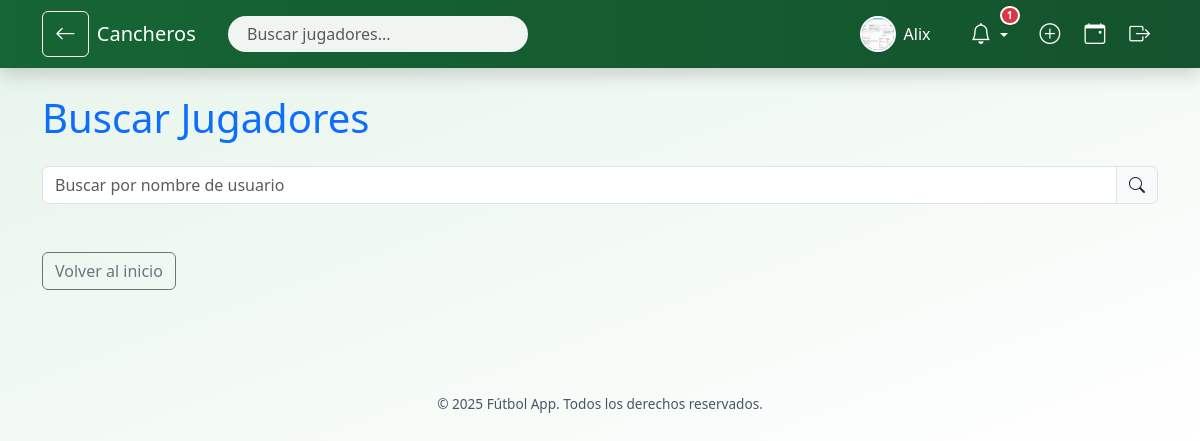
Page /buscar (signed in) on the committed database.
### models.py (models this page shows, shortened)
class User(UserMixin, db.Model):
    __tablename__ = 'user'
    id = db.Column(db.Integer, primary_key=True)
    username = db.Column(db.String(100), unique=True, nullable=False)
    password = db.Column(db.String(200), nullable=False)
    foto_perfil = db.Column(db.String(120), default='default.jpg')
    calificaciones_recibidas = db.relationship(
        'Calificacion', foreign_keys='Calificacion.evaluado_id',
        back_populates='evaluado', lazy='dynamic'
    )
    calificaciones_realizadas = db.relationship(
        'Calificacion', foreign_keys='Calificacion.evaluador_id',
        back_populates='evaluador', lazy='dynamic'
    )
    inscripciones = db.relationship('Inscripcion', back_populates='user', lazy='dynamic')
    partidos_creados = db.relationship('Partido', back_populates='organizador', lazy='dynamic')
    amistades_enviadas = db.relationship('Amistad',
                                         foreign_keys='Amistad.usuario_id',
                                         backref='solicitante', lazy='dynamic')
    amistades_recibidas = db.relationship('Amistad',
                                          foreign_keys='Amistad.amigo_id',
                                          backref='receptor', lazy='dynamic')

### app.py (the view)
@app.route('/buscar')
@login_required
def buscar():
    query = request.args.get('q', '')
    resultados = []
    if query:
        resultados = User.query.filter(User.username.ilike(f"%{query}%"), User.id != current_user.id).all()
    return render_template('buscar.html', query=query, resultados=resultados, amistades_enviadas=current_user.amistades_enviadas)

### app.py (called while the page is built)
@login_manager.user_loader
def load_user(user_id):
    return User.query.get(int(user_id))

@app.context_processor
def utility_processor():
    def calificacion_jugador_en_partido(jugador, partido_id):
        calificaciones = [c.puntuacion for c in jugador.calificaciones_recibidas if c.partido_id == partido_id]
        if calificaciones:
            return round(sum(calificaciones) / len(calificaciones), 2)
        return None
    return dict(calificacion_jugador_en_partido=calificacion_jugador_en_partido)

@app.context_processor
def inject_notificaciones():
    if current_user.is_authenticated:
        solicitudes = Amistad.query.filter_by(amigo_id=current_user.id, confirmada=False).count()
        invitaciones = Invitacion.query \
            .filter_by(usuario_id=current_user.id) \
            .join(Partido).filter(Partido.cerrado == False).count()
        return {
            'solicitudes_count': solicitudes,
            'invitaciones_count': invitaciones
        }
    return {
        'solicitudes_count': 0,
        'invitaciones_count': 0
    }

### templates/buscar.html (shortened to what this page needs)
{% extends 'base.html' %}
{% block content %}
<div class="container py-4">
    <h1 class="mb-4 text-primary">Buscar Jugadores</h1>
    <div class="input-group mb-4">
        <input type="text" id="input-busqueda" class="form-control" placeholder="Buscar por nombre de usuario">
        <span class="input-group-text"><i class="bi bi-search"></i></span>
    </div>
    <div class="mt-4">
        <a href="{{ url_for('index') }}" class="btn btn-outline-secondary">Volver al inicio</a>
    </div>
</div>
{% endblock %}

### templates/base.html (shortened to what this page needs)
<!DOCTYPE html>
<html lang="es">
<head>
    <link href="https://cdn.jsdelivr.net/npm/bootstrap@5.3.3/dist/css/bootstrap.min.css" rel="stylesheet">
    <link href="https://cdn.jsdelivr.net/npm/bootstrap-icons@1.11.0/font/bootstrap-icons.css" rel="stylesheet">
    <link href="https://cdn.jsdelivr.net/npm/bootstrap@5.3.0/dist/css/bootstrap.min.css" rel="stylesheet">
    <link href="https://cdnjs.cloudflare.com/ajax/libs/font-awesome/6.4.0/css/all.min.css" rel="stylesheet">
    <link href="https://cdn.jsdelivr.net/npm/bootstrap-icons@1.10.5/font/bootstrap-icons.css" rel="stylesheet">
</head>
<body>
<nav class="navbar navbar-expand-lg fixed-top shadow">
    <div class="container">
        {% if request.endpoint not in ['index', 'inicio'] %}
        <a href="javascript:history.back()" class="btn btn-outline-light me-2" data-bs-toggle="tooltip" title="Volver">
            <i class="bi bi-arrow-left"></i>
        </a>
        {% endif %}
        <a class="navbar-brand" href="{{ url_for('index') if current_user.is_authenticated else url_for('inicio') }}">
             Cancheros
        </a>
        <div class="collapse navbar-collapse" id="mainNavbar">
            {% if current_user.is_authenticated %}
                <form class="d-flex position-relative me-auto ms-3" style="width: 300px;" onsubmit="return false;">
                    <input id="busqueda-nav" type="search" class="form-control" placeholder="Buscar jugadores..." autocomplete="off">
                </form>
            {% endif %}
            <ul class="navbar-nav ms-auto align-items-center">
                {% if current_user.is_authenticated %}
                    <li class="nav-item me-3 d-flex align-items-center gap-2">
    <a href="{{ url_for('perfil_usuario', user_id=current_user.id) }}"
       class="d-flex align-items-center text-decoration-none nav-link {% if request.endpoint == 'perfil_usuario' %}nav-active{% endif %}"
       data-bs-toggle="tooltip" title="Mi perfil">
        <img src="{{ url_for('static', filename='profile_pics/' ~ current_user.foto_perfil) }}"
             alt="Perfil" class="nav-profile-img" width="30" height="30">
        <span class="ms-2 text-white">{{ current_user.username }}</span>
    </a>
</li>
                    <li class="nav-item dropdown me-2 notification-icon" data-bs-toggle="tooltip" title="Notificaciones">
                        <a class="nav-link dropdown-toggle" href="#" role="button" data-bs-toggle="dropdown">
                            <i class="bi bi-bell"></i>
                            {% if solicitudes_count + invitaciones_count > 0 %}
                                <span class="notification-badge">{{ solicitudes_count + invitaciones_count }}</span>
                            {% endif %}
                        </a>
                    </li>
                    <li class="nav-item" data-bs-toggle="tooltip" title="Crear partido">
    <a class="nav-link {% if request.endpoint == 'crear_partido' %}nav-active{% endif %}" href="{{ url_for('crear_partido') }}">
        <i class="bi bi-plus-circle"></i>
    </a>
</li>
<li class="nav-item" data-bs-toggle="tooltip" title="Eventos">
    <a class="nav-link {% if request.endpoint == 'index' %}nav-active{% endif %}" href="{{ url_for('index') }}">
        <i class="bi bi-calendar-event"></i>
    </a>
</li>
                    <li class="nav-item" data-bs-toggle="tooltip" title="Cerrar sesión">
                        <a class="nav-link text-warning" href="{{ url_for('logout') }}">
                            <i class="bi bi-box-arrow-right"></i>
                        </a>
                    </li>
                {% endif %}
            </ul>
        </div>
    </div>
</nav>
<main class="container-fluid contenido">
    {% block content %}{% endblock %}
</main>
<footer>
    © {{ current_year or 2025 }} Fútbol App. Todos los derechos reservados.
</footer>
</body>
</html>

### templates/base.html (style rules this page uses)
body { background: linear-gradient(to bottom right, #e6f4ea, #ffffff); font-family: 'Segoe UI', Tahoma, Geneva, Verdana, sans-serif; padding-top: 70px; color: #1e293b; }
.notification-badge { position: absolute; top: -4px; right: -4px; background-color: #dc3545; color: white; font-size: 0.65rem; font-weight: 600; padding: 2px 5px; border-radius: 999px; line-height: 1; z-index: 10; min-width: 16px; text-align: center; border: 2px solid #fff; box-shadow: 0 1px 3px rgba(0, 0, 0, 0.15); transition: transform 0.2s ease-in-out; }
.navbar { background: linear-gradient(to right, #166534, #14532d); padding: 0.5rem 1rem; box-shadow: 0 2px 8px rgba(0, 0, 0, 0.08); }
.navbar .navbar-brand, .navbar .nav-link, .navbar .dropdown-toggle { color: #ffffff !important; font-weight: 500; }
.nav-profile-img { width: 36px; height: 36px; object-fit: cover; border-radius: 50%; border: 2px solid white; }
.navbar .bi { font-size: 1.3rem; }
.navbar .nav-item { margin-left: 0.5rem; }
footer { background: transparent; color: #475569; font-size: 0.85rem; padding: 2rem 0; text-align: center; margin-top: 3rem; }
.notification-icon { position: relative; }
form.d-flex input[type="search"] { border-radius: 20px; padding-left: 1.2rem; background-color: #f1f5f1; border: none; }
.navbar .nav-link i { transition: transform 0.2s, color 0.2s; }
.nav-link { transition: color 0.2s ease, transform 0.2s ease; }
.nav-item .nav-profile-img { transition: transform 0.2s ease; }
.nav-item .nav-profile-img { transition: transform 0.2s ease; border-radius: 50%; }

### rows in the picture
User: foto_perfil (picture), username "Alix"

### other values in the picture
{{ solicitudes_count + invitaciones_count }} "1"
{{ current_year or 2025 }} "2025"
